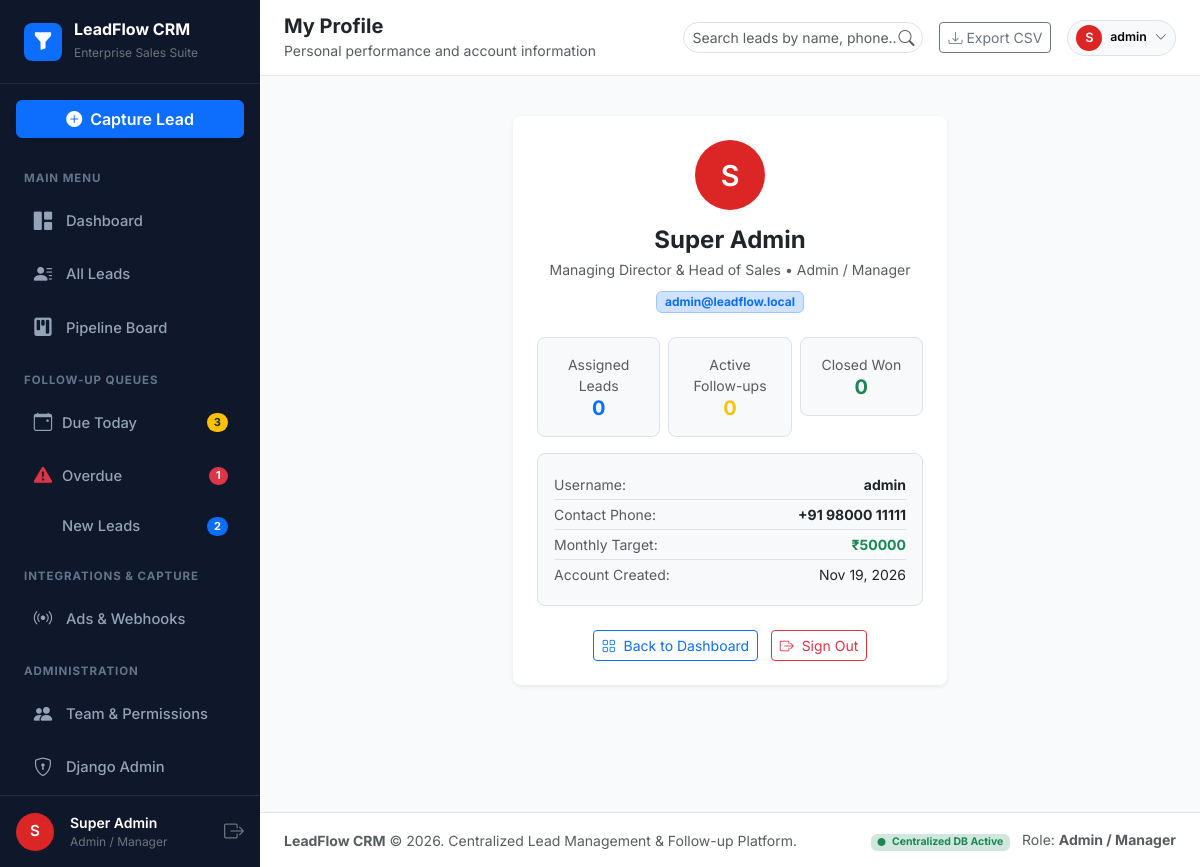
/accounts/profile/ (signed in), run on the app's committed database.
### accounts/models.py (models this page shows, shortened)
class UserProfile(models.Model):
    ROLE_CHOICES = (
        ('ADMIN', 'Admin / Manager'),
        ('SALESPERSON', 'Salesperson'),
    )
    user = models.OneToOneField(User, on_delete=models.CASCADE, related_name='profile')
    role = models.CharField(max_length=20, choices=ROLE_CHOICES, default='SALESPERSON')
    phone = models.CharField(max_length=20, blank=True)
    designation = models.CharField(max_length=100, blank=True, default='Sales Executive')
    bio = models.TextField(blank=True)
    monthly_target = models.DecimalField(max_digits=12, decimal_places=2, default=50000.00)
    avatar_color = models.CharField(max_length=20, default='#2563eb')
    created_at = models.DateTimeField(auto_now_add=True)
    @property
    def is_salesperson(self):
        return self.role == 'SALESPERSON' and not self.user.is_superuser

### accounts/views.py (the view)
# urls.py: path('profile/', views.profile_view, name='profile'),
@login_required
def profile_view(request):
    profile, _ = UserProfile.objects.get_or_create(user=request.user)
    my_leads = Lead.objects.filter(assigned_to=request.user)
    context = {
        'profile': profile,
        'total_assigned': my_leads.count(),
        'total_won': my_leads.filter(status=Lead.STATUS_CLOSED_WON).count(),
        'total_active': my_leads.exclude(status__in=[Lead.STATUS_CLOSED_WON, Lead.STATUS_CLOSED_LOST]).count(),
    }
    return render(request, 'accounts/profile.html', context)

### leads/context_processors.py (called while the page is built)
def lead_counts_processor(request):
    if not request.user.is_authenticated:
        return {}
    today = timezone.localdate()
    qs = Lead.objects.all()
    if hasattr(request.user, 'profile') and request.user.profile.is_salesperson:
        qs = qs.filter(assigned_to=request.user)
    new_leads_count = qs.filter(status=Lead.STATUS_NEW_LEAD).count()
    due_today_count = qs.filter(
        next_followup_date=today
    ).exclude(status__in=[Lead.STATUS_CLOSED_WON, Lead.STATUS_CLOSED_LOST]).count()
    overdue_count = qs.filter(
        next_followup_date__lt=today
    ).exclude(status__in=[Lead.STATUS_CLOSED_WON, Lead.STATUS_CLOSED_LOST]).count()
    return {
        'nav_new_leads_count': new_leads_count,
        'nav_due_today_count': due_today_count,
        'nav_overdue_count': overdue_count,
    }

### templates/accounts/profile.html (shortened to what this page needs)
{% extends 'base.html' %}
{% block page_title %}My Profile{% endblock %}
{% block page_subtitle %}Personal performance and account information{% endblock %}
{% block content %}
<div class="row justify-content-center">
  <div class="col-12 col-md-8 col-lg-6">
    <div class="card border-0 shadow-sm rounded-3">
      <div class="card-body p-4 text-center">
        <div class="user-avatar-circle mx-auto mb-3" style="width: 70px; height: 70px; font-size: 1.8rem; background-color: {{ profile.avatar_color|default:'#2563eb' }};">
          {{ user.first_name|default:user.username|slice:":1"|upper }}
        </div>
        <h4 class="fw-bold mb-1">{{ user.get_full_name|default:user.username }}</h4>
        <div class="text-muted small mb-2">{{ profile.designation|default:"Sales Representative" }} &bull; {{ profile.get_role_display }}</div>
        <div class="mb-3">
          <span class="badge bg-primary-subtle text-primary border border-primary-subtle">
            {{ user.email }}
          </span>
        </div>
        <div class="row g-2 my-3 text-start">
          <div class="col-4">
            <div class="p-3 bg-light rounded-3 text-center border">
              <div class="text-muted small">Assigned Leads</div>
              <h5 class="fw-bold mb-0 text-primary">{{ total_assigned }}</h5>
            </div>
          </div>
          <div class="col-4">
            <div class="p-3 bg-light rounded-3 text-center border">
              <div class="text-muted small">Active Follow-ups</div>
              <h5 class="fw-bold mb-0 text-warning">{{ total_active }}</h5>
            </div>
          </div>
          <div class="col-4">
            <div class="p-3 bg-light rounded-3 text-center border">
              <div class="text-muted small">Closed Won</div>
              <h5 class="fw-bold mb-0 text-success">{{ total_won }}</h5>
            </div>
          </div>
        </div>
        <div class="text-start p-3 bg-light rounded-3 border small">
          <div class="d-flex justify-content-between py-1 border-bottom">
            <span class="text-muted">Username:</span>
            <strong>{{ user.username }}</strong>
          </div>
          <div class="d-flex justify-content-between py-1 border-bottom">
            <span class="text-muted">Contact Phone:</span>
            <strong>{{ profile.phone|default:"Not specified" }}</strong>
          </div>
          <div class="d-flex justify-content-between py-1 border-bottom">
            <span class="text-muted">Monthly Target:</span>
            <strong class="text-success">₹{{ profile.monthly_target|floatformat:0 }}</strong>
          </div>
          <div class="d-flex justify-content-between py-1">
            <span class="text-muted">Account Created:</span>
            <span>{{ user.date_joined|date:"M d, Y" }}</span>
          </div>
        </div>
        <div class="mt-4">
          <a href="{% url 'dashboard' %}" class="btn btn-outline-primary btn-sm">
            <i class="bi bi-grid me-1"></i> Back to Dashboard
          </a>
          <a href="{% url 'logout' %}" class="btn btn-outline-danger btn-sm ms-2">
            <i class="bi bi-box-arrow-right me-1"></i> Sign Out
          </a>
        </div>
      </div>
    </div>
  </div>
</div>
{% endblock %}

### templates/base.html (shortened to what this page needs)
{% load static %}
<!DOCTYPE html>
<html lang="en">
<head>
  <link href="https://cdn.jsdelivr.net/npm/bootstrap@5.3.3/dist/css/bootstrap.min.css" rel="stylesheet">
  <link href="https://cdn.jsdelivr.net/npm/bootstrap-icons@1.11.3/font/bootstrap-icons.min.css" rel="stylesheet">
  <link rel="stylesheet" href="{% static 'css/custom.css' %}">
</head>
<body>
<div class="app-container">
  <aside class="sidebar">
    <div class="brand-header">
      <div class="bg-primary text-white rounded-3 p-2 d-flex align-items-center justify-content-center" style="width: 38px; height: 38px;">
        <i class="bi bi-funnel-fill fs-5"></i>
      </div>
      <div>
        <h6 class="text-white mb-0 fw-bold tracking-wide">LeadFlow CRM</h6>
        <small class="text-secondary" style="font-size: 0.75rem;">Enterprise Sales Suite</small>
      </div>
    </div>
    <div class="p-3">
      <a href="{% url 'lead_create' %}" class="btn btn-primary w-100 d-flex align-items-center justify-content-center gap-2 fw-semibold shadow-sm">
        <i class="bi bi-plus-circle-fill"></i>
        <span>Capture Lead</span>
      </a>
    </div>
    <div class="flex-grow-1 overflow-auto">
      <div class="sidebar-category-header">Main Menu</div>
      <a href="{% url 'dashboard' %}" class="nav-link {% if request.resolver_match.url_name == 'dashboard' %}active{% endif %}">
        <i class="bi bi-grid-1x2-fill"></i>
        <span>Dashboard</span>
      </a>
      <a href="{% url 'lead_list' %}" class="nav-link {% if request.resolver_match.url_name == 'lead_list' and not request.GET.tab %}active{% endif %}">
        <i class="bi bi-person-lines-fill"></i>
        <span>All Leads</span>
      </a>
      <a href="{% url 'lead_kanban' %}" class="nav-link {% if request.resolver_match.url_name == 'lead_kanban' %}active{% endif %}">
        <i class="bi bi-kanban-fill"></i>
        <span>Pipeline Board</span>
      </a>
      <div class="sidebar-category-header">Follow-up Queues</div>
      <a href="{% url 'lead_list' %}?tab=today" class="nav-link d-flex justify-content-between align-items-center {% if request.GET.tab == 'today' %}active{% endif %}">
        <div class="d-flex align-items-center gap-2">
          <i class="bi bi-calendar-event"></i>
          <span>Due Today</span>
        </div>
        {% if nav_due_today_count > 0 %}
          <span class="badge bg-warning text-dark rounded-pill">{{ nav_due_today_count }}</span>
        {% endif %}
      </a>
      <a href="{% url 'lead_list' %}?tab=overdue" class="nav-link d-flex justify-content-between align-items-center {% if request.GET.tab == 'overdue' %}active{% endif %}">
        <div class="d-flex align-items-center gap-2">
          <i class="bi bi-exclamation-triangle-fill text-danger"></i>
          <span>Overdue</span>
        </div>
        {% if nav_overdue_count > 0 %}
          <span class="badge bg-danger rounded-pill">{{ nav_overdue_count }}</span>
        {% endif %}
      </a>
      <a href="{% url 'lead_list' %}?tab=new" class="nav-link d-flex justify-content-between align-items-center {% if request.GET.tab == 'new' %}active{% endif %}">
        <div class="d-flex align-items-center gap-2">
          <span>New Leads</span>
        </div>
        {% if nav_new_leads_count > 0 %}
          <span class="badge bg-primary rounded-pill">{{ nav_new_leads_count }}</span>
        {% endif %}
      </a>
      <div class="sidebar-category-header">Integrations & Capture</div>
      <a href="{% url 'webhook_tester' %}" class="nav-link {% if request.resolver_match.url_name == 'webhook_tester' %}active{% endif %}">
        <i class="bi bi-broadcast"></i>
        <span>Ads & Webhooks</span>
      </a>
      {% if user.is_superuser or user.profile.is_admin %}
      <div class="sidebar-category-header">Administration</div>
      <a href="{% url 'user_list' %}" class="nav-link {% if 'team' in request.path %}active{% endif %}">
        <i class="bi bi-people-fill"></i>
        <span>Team & Permissions</span>
      </a>
      <a href="/admin/" target="_blank" class="nav-link">
        <i class="bi bi-shield-lock"></i>
        <span>Django Admin</span>
      </a>
      {% endif %}
    </div>
    <div class="p-3 border-top border-secondary border-opacity-25 d-flex align-items-center gap-3">
      <div class="user-avatar-circle" style="background-color: {{ user.profile.avatar_color|default:'#2563eb' }};">
        {{ user.first_name|default:user.username|slice:":1"|upper }}
      </div>
      <div class="flex-grow-1 overflow-hidden">
        <div class="text-white text-truncate fw-semibold small">{{ user.get_full_name|default:user.username }}</div>
        <div class="text-secondary text-truncate" style="font-size: 0.75rem;">{{ user.profile.get_role_display|default:'Salesperson' }}</div>
      </div>
      <a href="{% url 'logout' %}" class="text-secondary hover-text-white" title="Sign Out">
        <i class="bi bi-box-arrow-right fs-5"></i>
      </a>
    </div>
  </aside>
  <main class="main-content">
    <header class="top-navbar d-flex align-items-center justify-content-between">
      <div class="d-flex align-items-center gap-3">
        <div class="d-none d-md-block">
          <h5 class="mb-0 fw-bold text-dark">{% block page_title %}Dashboard{% endblock %}</h5>
          <small class="text-muted">{% block page_subtitle %}Real-time sales performance and lead tracking{% endblock %}</small>
        </div>
      </div>
      <div class="d-flex align-items-center gap-3">
        <form action="{% url 'lead_list' %}" method="GET" class="d-none d-sm-flex position-relative">
          <input type="text" name="q" class="form-control form-control-sm pe-4 rounded-pill" placeholder="Search leads by name, phone..." style="width: 240px;">
          <button type="submit" class="btn btn-link position-absolute end-0 top-50 translate-middle-y text-muted p-2" aria-label="Search">
            <i class="bi bi-search"></i>
          </button>
        </form>
        <a href="{% url 'export_leads_csv' %}" class="btn btn-outline-secondary btn-sm d-none d-md-inline-flex align-items-center gap-1">
          <i class="bi bi-download"></i>
          <span>Export CSV</span>
        </a>
        <div class="dropdown">
          <button class="btn btn-light btn-sm rounded-pill d-flex align-items-center gap-2 border" type="button" data-bs-toggle="dropdown" aria-expanded="false">
            <div class="user-avatar-circle" style="width: 26px; height: 26px; font-size: 0.8rem; background-color: {{ user.profile.avatar_color|default:'#2563eb' }};">
              {{ user.first_name|default:user.username|slice:":1"|upper }}
            </div>
            <span class="d-none d-sm-inline fw-semibold small">{{ user.username }}</span>
            <i class="bi bi-chevron-down small text-muted"></i>
          </button>
        </div>
      </div>
    </header>
    <div class="px-4 pt-3">
    </div>
    <div class="page-wrapper">
      {% block content %}{% endblock %}
    </div>
    <footer class="mt-auto py-3 px-4 bg-white border-top text-muted small d-flex flex-wrap justify-content-between align-items-center">
      <div>
        <strong>LeadFlow CRM</strong> &copy; 2026. Centralized Lead Management & Follow-up Platform.
      </div>
      <div>
        <span class="badge bg-success-subtle text-success me-2"><i class="bi bi-circle-fill me-1" style="font-size: 0.5rem;"></i> Centralized DB Active</span>
        <span>Role: <strong>{{ user.profile.get_role_display|default:'User' }}</strong></span>
      </div>
    </footer>
  </main>
</div>
<div class="toast-container position-fixed bottom-0 end-0 p-3" id="toastContainer" style="z-index: 1090;"></div>
</body>
</html>

### static/css/custom.css (style rules this page uses)
:root { --primary-brand: #2563eb; --primary-hover: #1d4ed8; --sidebar-bg: #0f172a; --sidebar-hover: #1e293b; --sidebar-active: #2563eb; --body-bg: #f8fafc; --card-border: #e2e8f0; --text-muted: #64748b; --text-main: #1e293b; }
body { font-family: 'Inter', -apple-system, BlinkMacSystemFont, 'Segoe UI', Roboto, Helvetica, Arial, sans-serif; background-color: var(--body-bg); color: var(--text-main); min-height: 100vh; display: flex; flex-direction: column; }
.app-container { display: flex; min-height: 100vh; width: 100%; }
.sidebar { width: 260px; background: var(--sidebar-bg); color: #94a3b8; flex-shrink: 0; display: flex; flex-direction: column; transition: all 0.3s ease; z-index: 1040; }
.sidebar .brand-header { padding: 1.25rem 1.5rem; border-bottom: 1px solid rgba(255, 255, 255, 0.08); display: flex; align-items: center; gap: 0.75rem; }
.sidebar .nav-link { color: #94a3b8; padding: 0.7rem 1.25rem; border-radius: 0.5rem; margin: 0.2rem 0.75rem; font-weight: 500; font-size: 0.92rem; display: flex; align-items: center; gap: 0.75rem; transition: all 0.2s; }
.sidebar .nav-link i { font-size: 1.15rem; width: 22px; text-align: center; }
.sidebar-category-header { font-size: 0.72rem; text-transform: uppercase; letter-spacing: 0.08em; color: #64748b; padding: 1rem 1.5rem 0.35rem; font-weight: 700; }
.main-content { flex-grow: 1; display: flex; flex-direction: column; min-width: 0; overflow-x: hidden; }
.top-navbar { background: #ffffff; border-bottom: 1px solid var(--card-border); padding: 0.85rem 1.5rem; }
.page-wrapper { padding: 1.5rem; flex-grow: 1; }
.user-avatar-circle { width: 38px; height: 38px; border-radius: 50%; background: var(--primary-brand); color: #fff; display: flex; align-items: center; justify-content: center; font-weight: 600; font-size: 0.95rem; }

### data on the page
UserProfile: designation "Managing Director & Head of Sales", role "Admin / Manager", phone "+91 98000 11111", monthly_target "50000"

### other printed values
{{ nav_due_today_count }} "3"
{{ nav_overdue_count }} "1"
{{ nav_new_leads_count }} "2"
{{ user.first_name|default:user.username|slice:":1"|upper }} "S"
{{ user.get_full_name|default:user.username }} "Super Admin"
{{ user.profile.get_role_display|default:'Salesperson' }} "Admin / Manager"
{{ user.username }} "admin"
{{ user.email }} "admin@leadflow.local"
{{ total_assigned }} "0"
{{ total_active }} "0"
{{ total_won }} "0"
{{ user.date_joined|date:"M d, Y" }} "Nov 19, 2026"
{{ user.profile.get_role_display|default:'User' }} "Admin / Manager"
